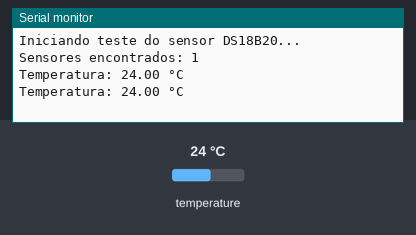
Simulated run of this sketch. Board: ESP32. Parts: the last lines printed to the serial monitor. The inputs (shaded band) are chosen by the test bench; at power-on: temperature 24 °C.

Above: at 4.3 s.
4.4 s: temperature set to 12 °C
At 7.1 s:
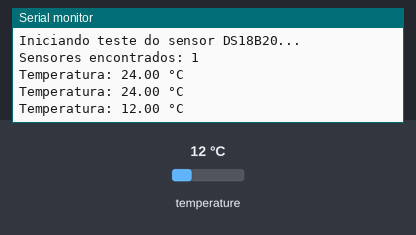
8.1 s: temperature set to 19 °C
At 10.3 s:
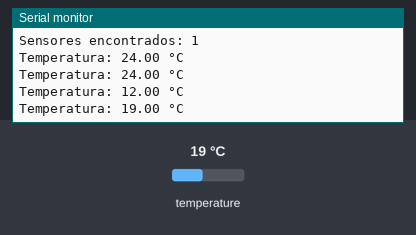
Timing chart, 0 to 11.8 s (numbered marks = the images above; inputs shaded):
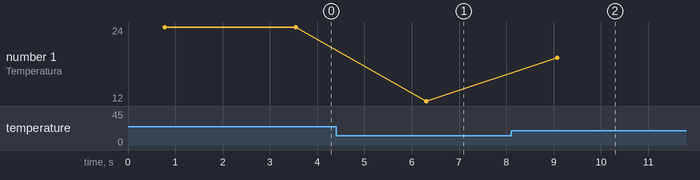

Measured:
- after the input at 4.4 s, the serial monitor: prints a new line after 1.9 s (image 1)
- after the input at 8.1 s, the serial monitor: prints a new line after 0.97 s (image 2)
- plotted number 1: 24 → 12 after the input at 4.4 s, 12 → 19 after the input at 8.1 s

The sketch:

basico.ino
```cpp
#include <OneWire.h>
#include <DallasTemperature.h>

// Define o pino de dados do sensor
#define ONE_WIRE_BUS 16  // GPIO4 do ESP32

// Configura a comunicação OneWire
OneWire oneWire(ONE_WIRE_BUS);
DallasTemperature sensors(&oneWire);

void setup() {
  // Inicia a comunicação serial
  Serial.begin(115200);
  Serial.println("Iniciando teste do sensor DS18B20...");

  // Inicia o sensor
  sensors.begin();

  // Verifica quantos sensores foram encontrados
  int numSensores = sensors.getDeviceCount();
  Serial.print("Sensores encontrados: ");
  Serial.println(numSensores);

  if (numSensores == 0) {
    Serial.println("ERRO: Nenhum sensor encontrado! Verifique as conexões.");
  }
}

void loop() {
  // Solicita a leitura da temperatura
  sensors.requestTemperatures();

  // Lê a temperatura em Celsius
  float temperatureC = sensors.getTempCByIndex(0);

  // Verifica se a leitura é válida
  if (temperatureC != DEVICE_DISCONNECTED_C) {
    Serial.print("Temperatura: ");
    Serial.print(temperatureC);
    Serial.println(" °C");
  } else {
    Serial.println("ERRO: Falha na leitura do sensor!");
  }

  // Aguarda 2 segundos antes da próxima leitura
  delay(2000);
}
```
